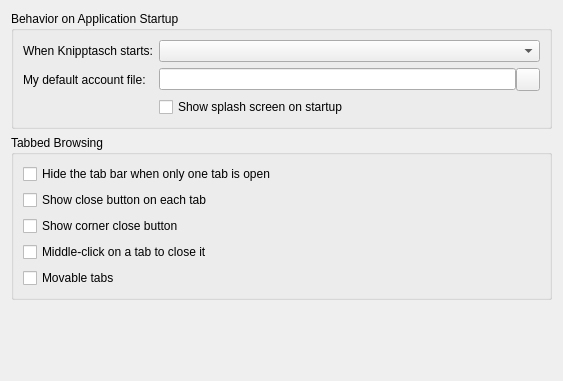
<?xml version="1.0" encoding="UTF-8"?>
<ui version="4.0">
 <author>Stefan Böhmann</author>
 <class>PreferencesGeneralConfigPage</class>
 <widget class="QWidget" name="PreferencesGeneralConfigPage">
  <property name="geometry">
   <rect>
    <x>0</x>
    <y>0</y>
    <width>563</width>
    <height>381</height>
   </rect>
  </property>
  <property name="windowTitle">
   <string/>
  </property>
  <layout class="QVBoxLayout" name="verticalLayout">
   <item>
    <widget class="QGroupBox" name="groupBox_4">
     <property name="title">
      <string>Behavior on Application Startup</string>
     </property>
     <layout class="QFormLayout" name="formLayout">
      <item row="0" column="0">
       <widget class="QLabel" name="label">
        <property name="text">
         <string>When Knipptasch starts:</string>
        </property>
       </widget>
      </item>
      <item row="0" column="1">
       <widget class="QComboBox" name="startupCombo"/>
      </item>
      <item row="2" column="1">
       <widget class="QCheckBox" name="splashScreen">
        <property name="text">
         <string>Show splash screen on startup</string>
        </property>
       </widget>
      </item>
      <item row="1" column="0">
       <widget class="QLabel" name="defaultAccountFileLabel">
        <property name="text">
         <string>My default account file:</string>
        </property>
       </widget>
      </item>
      <item row="1" column="1">
       <layout class="QHBoxLayout" name="horizontalLayout_2">
        <property name="spacing">
         <number>0</number>
        </property>
        <item>
         <widget class="QLineEdit" name="defaultAccountFileRequesterLineEdit"/>
        </item>
        <item>
         <widget class="QToolButton" name="defaultAccountFileRequesterButton">
          <property name="text">
           <string/>
          </property>
         </widget>
        </item>
       </layout>
      </item>
     </layout>
    </widget>
   </item>
   <item>
    <widget class="QGroupBox" name="groupBox_3">
     <property name="title">
      <string>Tabbed Browsing</string>
     </property>
     <layout class="QVBoxLayout" name="verticalLayout_3">
      <item>
       <widget class="QCheckBox" name="hideTabBarIfEmpty">
        <property name="enabled">
         <bool>true</bool>
        </property>
        <property name="text">
         <string>Hide the tab bar when only one tab is open</string>
        </property>
       </widget>
      </item>
      <item>
       <widget class="QCheckBox" name="showCloseButtonOnTabs">
        <property name="enabled">
         <bool>true</bool>
        </property>
        <property name="text">
         <string>Show close button on each tab</string>
        </property>
       </widget>
      </item>
      <item>
       <widget class="QCheckBox" name="showCornerCloseButton">
        <property name="enabled">
         <bool>true</bool>
        </property>
        <property name="text">
         <string>Show corner close button</string>
        </property>
       </widget>
      </item>
      <item>
       <widget class="QCheckBox" name="middleClickCloseTab">
        <property name="enabled">
         <bool>true</bool>
        </property>
        <property name="text">
         <string>Middle-click on a tab to close it</string>
        </property>
       </widget>
      </item>
      <item>
       <widget class="QCheckBox" name="movableTabs">
        <property name="text">
         <string>Movable tabs</string>
        </property>
       </widget>
      </item>
     </layout>
    </widget>
   </item>
   <item>
    <spacer name="verticalSpacer">
     <property name="orientation">
      <enum>Qt::Vertical</enum>
     </property>
     <property name="sizeHint" stdset="0">
      <size>
       <width>20</width>
       <height>40</height>
      </size>
     </property>
    </spacer>
   </item>
  </layout>
 </widget>
 <resources/>
 <connections/>
</ui>
